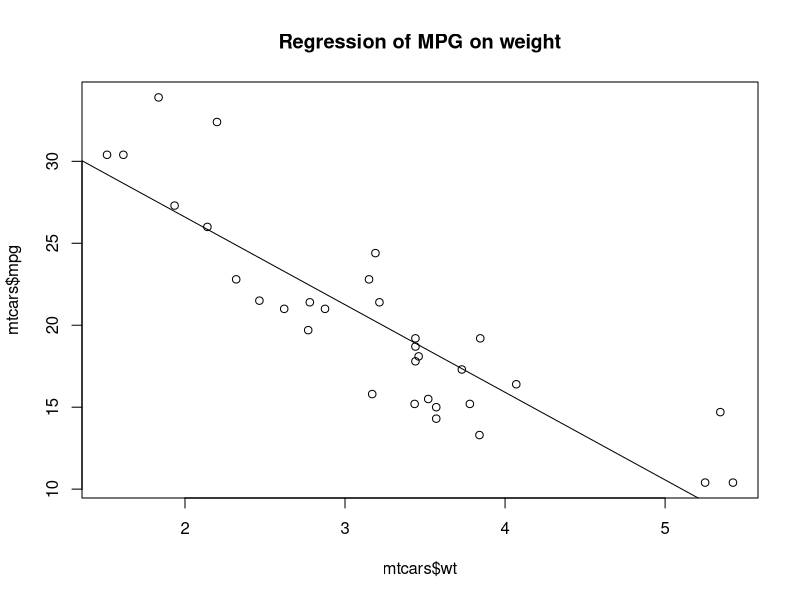
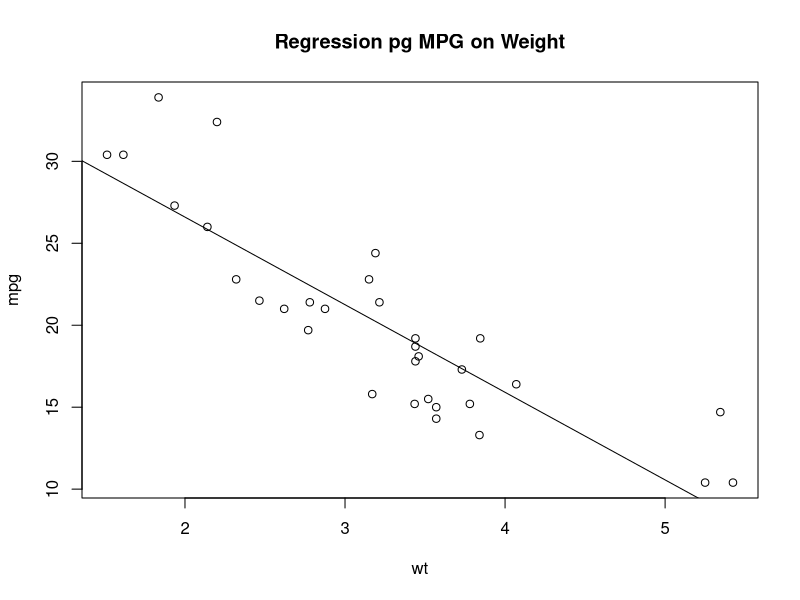
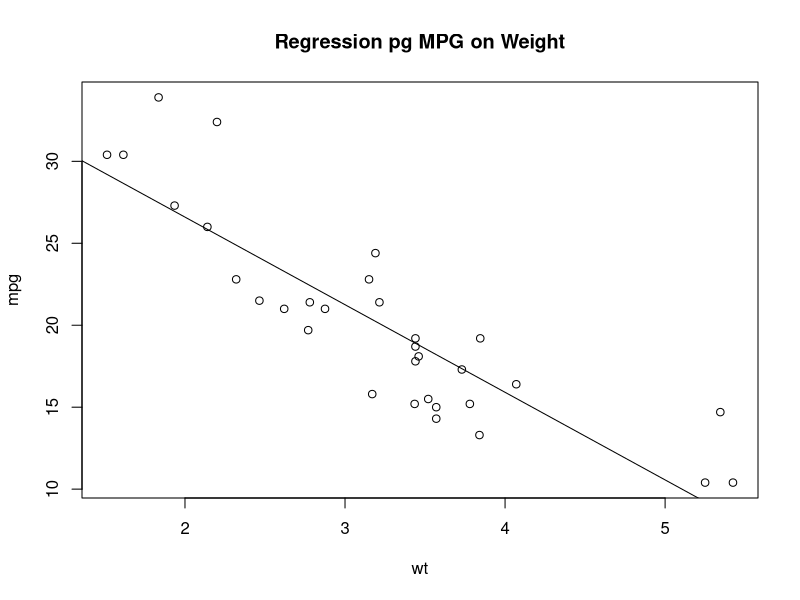

These charts were generated, in order, by the following R code:
# 1. creating and saving graph

mtcars
plot(mtcars$wt, mtcars$mpg)
abline(lm(mtcars$mpg ~ mtcars$wt))
title("Regression of MPG on weight")

pdf("plot_mpg_wt.pdf")

attach(mtcars)
plot(wt, mpg)
abline(lm(mpg ~ wt))
title ("Regression pg MPG on Weight")
detach (mtcars)

dev.off()

jpeg("plot_mpg_wt.jpeg")

attach(mtcars)
plot(wt, mpg)
abline(lm(mpg ~ wt))
title("Regression pg MPG on Weight")
detach(mtcars)

dev.off()